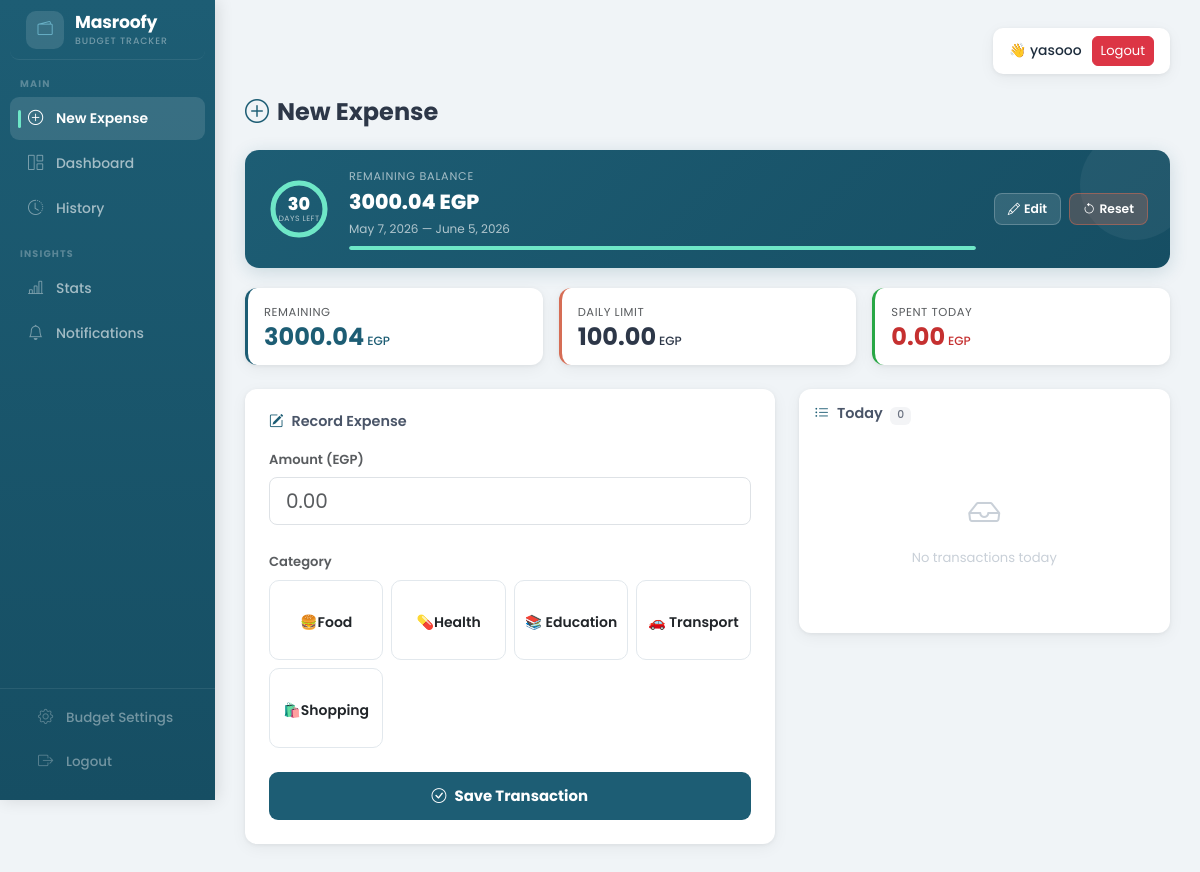
Page /record/ (signed in) on the committed database.
### budget/models.py (models this page shows, shortened)
class BudgetCycle(models.Model):
    user = models.ForeignKey(User, on_delete=models.CASCADE)
    objects = CycleManager()
    total_allowance   = models.FloatField()
    start_date        = models.DateField()
    end_date          = models.DateField()
    remaining_balance = models.FloatField()
    safe_daily_limit  = models.FloatField()
    is_active         = models.BooleanField(default=True)

class DailyRecord(models.Model):
    user = models.ForeignKey(User, on_delete=models.CASCADE)
    objects = DailyRecordManager()
    date            = models.DateField()
    allocated_limit = models.FloatField()
    total_spent     = models.FloatField(default=0)
    cycle           = models.ForeignKey(BudgetCycle, on_delete=models.CASCADE)

class Category(models.Model):
    name = models.CharField(max_length=100)
    icon_res_id = models.IntegerField(default=0)

### budget/views.py (the view, shortened to what this page needs)
# urls.py: path('record/', views.record_expense, name='record_expense'),
@csrf_exempt
def record_expense(request):
    cat_dao = CategoryDAO()
    tx_dao  = TransactionDAO()
    today   = timezone.now().date()
    cycle = BudgetCycle.objects.filter(is_active=True, user=request.user).first()
    if cycle:
        actual_spent = float(
            Transaction.objects.filter(cycle=cycle)
            .aggregate(total=Sum("amount"))["total"] or 0
        )
        cycle.remaining_balance = float(cycle.total_allowance) - actual_spent
        cycle.save(update_fields=["remaining_balance"])
    dynamic_daily_limit = 0
    spent_today         = 0.0
    daily_record        = None
    if cycle:
        days_left           = max((cycle.end_date - today).days + 1, 1)
        dynamic_daily_limit = round(cycle.remaining_balance / days_left, 2)
        if cycle.safe_daily_limit != dynamic_daily_limit:
            cycle.safe_daily_limit = dynamic_daily_limit
            cycle.save(update_fields=["safe_daily_limit"])
        spent_today = float(
            Transaction.objects.filter(cycle=cycle, timestamp__date=today)
            .aggregate(total=Sum("amount"))["total"] or 0
        )
        daily_record, _ = DailyRecord.objects.get_or_create(
            user=request.user, cycle=cycle, date=today,
            defaults={"allocated_limit": dynamic_daily_limit, "total_spent": spent_today},
        )
        daily_record.total_spent     = spent_today
        daily_record.allocated_limit = dynamic_daily_limit
        daily_record.save(update_fields=["total_spent", "allocated_limit"])
    days_left  = max((cycle.end_date - today).days + 1, 0) if cycle else 0
    total_days = (cycle.end_date - cycle.start_date).days + 1 if cycle else 1
    context = {
        "categories":           cat_dao.get_all(),
        "cycle":                cycle,
        "daily_record":         daily_record,
        "dynamic_daily_limit":  dynamic_daily_limit,
        "spent_today":          spent_today,
        "days_left":            days_left,
        "total_days":           total_days,
        "today_transactions":   tx_dao.get_by_date(today) if cycle else [],
        "result_message":       None,
        "result_status":        None,
        "daily_alert":          get_daily_alert(daily_record),
        "cycle_alert":          get_cycle_alert(cycle),
        "cycle_errors":         [],
        "cycle_form":           {},
        "form": {
            "amount":      {"value": "", "errors": []},
            "category_id": {"value": "", "errors": []},
        },
    }
    return render(request, "budget/expense_entry.html", context)

### templates/budget/expense_entry.html (shortened to what this page needs)
{% extends 'base.html' %}
{% block content %}
<h4 class="mb-4" style="color:#2d3748;font-weight:700;">
  <i class="bi bi-plus-circle me-2" style="color:#1D5D74;"></i>New Expense
</h4>
{% if not cycle %}
<div class="setup-card">
  <div class="sc-title"><i class="bi bi-wallet2 me-2"></i>Set Up Your Budget</div>
  {% if cycle_errors %}
  <div class="inline-alert danger mb-3">
    <span class="ia-icon">!</span>
    <div class="ia-body">
      {% for e in cycle_errors %}<div>{{ e }}</div>{% endfor %}
    </div>
  </div>
  {% endif %}
  <form method="POST" action="/record/">
    {% csrf_token %}
    <input type="hidden" name="action" value="create_cycle">
    <div class="row g-3 mb-2">
      <div class="col-md-6">
        <label class="form-label fw-semibold text-muted" style="font-size:.82rem;">Total Budget (EGP)</label>
        <input type="number" name="total_allowance" step="0.01" min="1"
               class="form-control" placeholder="e.g. 3000"
               value="{{ cycle_form.total_allowance|default:'' }}" id="setupBudget" required>
      </div>
      <div class="col-md-6">
        <label class="form-label fw-semibold text-muted" style="font-size:.82rem;">Duration</label>
        <div class="dur-toggle">
          <button type="button" id="btnDays" class="active" onclick="setMode('days')">No. of Days</button>
          <button type="button" id="btnDate" onclick="setMode('date')">End Date</button>
        </div>
        <div id="daysSection">
          <input type="number" name="duration_days" id="setupDays" min="1" max="365"
                 class="form-control" placeholder="e.g. 30"
                 value="{{ cycle_form.duration_days|default:'' }}">
        </div>
        <div id="dateSection" style="display:none;">
          <input type="date" name="end_date" id="setupEndDate" class="form-control"
                 value="{{ cycle_form.end_date|default:'' }}">
        </div>
      </div>
    </div>
    <div class="preview-pills" id="setupPreview">
      <div class="preview-pill"><div class="pp-label">Daily Limit</div><div class="pp-val" id="pvDaily">—</div></div>
      <div class="preview-pill"><div class="pp-label">Total Days</div><div class="pp-val" id="pvDays">—</div></div>
      <div class="preview-pill"><div class="pp-label">Ends On</div><div class="pp-val" id="pvEnd">—</div></div>
    </div>
    <button type="submit" class="btn-start">Start Budget</button>
  </form>
</div>
<!-- ════════════════════════════════
     ACTIVE CYCLE → Main view
════════════════════════════════ -->
{% else %}
<div class="cycle-banner" id="cycleBanner">
  <div class="cb-donut">
    <svg viewBox="0 0 64 64" width="64" height="64">
      <circle class="d-bg"  cx="32" cy="32" r="26"/>
      <circle class="d-val" cx="32" cy="32" r="26" id="donutArc"/>
    </svg>
    <div class="d-center">
      <div class="d-num">{{ days_left }}</div>
      <div class="d-lbl">days left</div>
    </div>
  </div>
  <div class="cb-info">
    <div class="cb-label">Remaining Balance</div>
    <div class="cb-balance">{{ cycle.remaining_balance|floatformat:2 }} EGP</div>
    <div class="cb-dates">{{ cycle.start_date }} — {{ cycle.end_date }}</div>
    <div class="cb-bar">
      <div class="cb-bar-fill" style="width:{% widthratio days_left total_days 100 %}%"></div>
    </div>
  </div>
  <div class="d-flex gap-2 flex-shrink-0">
    <button class="cb-edit" onclick="toggleEdit()" title="Edit budget — transactions stay">
      <i class="bi bi-pencil me-1"></i>Edit
    </button>
    <button class="cb-edit"
            style="background:rgba(214,109,85,0.25);border-color:rgba(214,109,85,0.5);"
            onclick="toggleReset()"
            title="Reset budget — deletes ALL transactions">
      <i class="bi bi-arrow-counterclockwise me-1"></i>Reset
    </button>
  </div>
</div>
<div class="row g-3 mb-4">
  <div class="col-md-4">
    <div class="card p-3" style="border-left:3px solid #1D5D74;">
      <div class="text-muted" style="font-size:.72rem;text-transform:uppercase;letter-spacing:.05em;margin-bottom:4px;">Remaining</div>
      <div class="fw-bold" style="font-size:1.5rem;color:#1D5D74;line-height:1;">
        {{ cycle.remaining_balance|floatformat:2 }}<span style="font-size:.75rem;font-weight:500;margin-left:3px;">EGP</span>
      </div>
    </div>
  </div>
  <div class="col-md-4">
    <div class="card p-3" style="border-left:3px solid #D66D55;">
      <div class="text-muted" style="font-size:.72rem;text-transform:uppercase;letter-spacing:.05em;margin-bottom:4px;">Daily Limit</div>
      <div class="fw-bold" style="font-size:1.5rem;color:#2d3748;line-height:1;">
        {{ dynamic_daily_limit|floatformat:2 }}<span style="font-size:.75rem;font-weight:500;margin-left:3px;">EGP</span>
      </div>
    </div>
  </div>
  <div class="col-md-4">
    <div class="card p-3" style="border-left:3px solid #28a745;">
      <div class="text-muted" style="font-size:.72rem;text-transform:uppercase;letter-spacing:.05em;margin-bottom:4px;">Spent Today</div>
      <div class="fw-bold" style="font-size:1.5rem;color:#c53030;line-height:1;">
        {{ spent_today|floatformat:2 }}<span style="font-size:.75rem;font-weight:500;margin-left:3px;">EGP</span>
      </div>
    </div>
  </div>
</div>
<div class="row">
  <div class="col-md-7">
    <div class="card p-4 mb-4">
      <h6 class="mb-3" style="color:#4a5568;font-weight:600;font-size:.9rem;">
        <i class="bi bi-pencil-square me-2" style="color:#1D5D74;"></i>Record Expense
      </h6>
      <form method="post" action="/record/" autocomplete="off">
        <div class="mb-4">
          <label class="form-label fw-semibold text-muted" style="font-size:.82rem;">Amount (EGP)</label>
          <input type="number" name="amount" step="0.01" min="0.01"
                 class="form-control form-control-lg" style="border-radius:8px;"
                 placeholder="0.00" value="{{ form.amount.value|default:'' }}"
                 required autofocus>
        </div>
        <div class="mb-4">
          <label class="form-label fw-semibold text-muted" style="font-size:.82rem;">Category</label>
          <div class="row g-2">
            {% for cat in categories %}
            <div class="col-4 col-sm-3">
              <label class="cat-chip w-100">
                <div class="chip-inner">
                  <span class="small fw-semibold">{{ cat.name }}</span>
                </div>
              </label>
            </div>
            {% empty %}
            <p class="text-muted small">No categories — add them from Admin.</p>
            {% endfor %}
          </div>
        </div>
        <button type="submit" class="btn-save">
          <i class="bi bi-check-circle me-2"></i>Save Transaction
        </button>
      </form>
    </div>
  </div>
  <div class="col-md-5">
    <div class="card p-3">
      <h6 class="mb-3" style="color:#4a5568;font-weight:600;font-size:.9rem;">
        <i class="bi bi-list-ul me-2" style="color:#1D5D74;"></i>Today
        <span class="badge ms-1" style="background:#f3f4f6;color:#6b7280;font-weight:500;">{{ today_transactions|length }}</span>
      </h6>
      {% if today_transactions %}
        {% for tx in today_transactions %}
        <div class="tx-row">
          <div class="d-flex align-items-center gap-2">
            <span style="font-size:1.15rem;">{{ tx.category.icon_emoji }}</span>
            <span class="small fw-semibold" style="color:#374151;">{{ tx.category.name }}</span>
          </div>
          <div class="d-flex align-items-center gap-2">
            <div class="text-end">
              <div style="font-weight:700;color:#c53030;font-size:.9rem;">{{ tx.amount|floatformat:2 }} EGP</div>
              <div style="font-size:.7rem;color:#9ca3af;">{{ tx.timestamp|time:"H:i" }}</div>
            </div>
            <form method="POST" action="{% url 'delete_transaction' tx.id %}"
                  onsubmit="return confirm('Remove this transaction?')">
              {% csrf_token %}
              <button type="submit" class="btn-del" title="Remove">
                <i class="bi bi-trash"></i>
              </button>
            </form>
          </div>
        </div>
        {% endfor %}
      {% else %}
        <div class="text-center py-5" style="color:#c9d0d8;">
          <i class="bi bi-inbox" style="font-size:2rem;display:block;margin-bottom:8px;"></i>
          <span style="font-size:.82rem;">No transactions today</span>
        </div>
      {% endif %}
    </div>
  </div>
</div>
{% endif %}
{% endblock %}

### templates/base.html (shortened to what this page needs)
<!DOCTYPE html>
<html lang="en">
<head>
    <link href="https://cdn.jsdelivr.net/npm/bootstrap@5.3.0/dist/css/bootstrap.min.css" rel="stylesheet">
    <link href="https://cdn.jsdelivr.net/npm/bootstrap-icons@1.10.5/font/bootstrap-icons.css" rel="stylesheet">
</head>
<body class="{% if not user.is_authenticated %}auth-page{% endif %}">
<div class="container-fluid p-0">
    <div class="row g-0">
        {% if user.is_authenticated %}
        <aside class="sidebar p-0" id="appSidebar">
            <a href="/record/" class="sb-brand">
                <div class="sb-brand-icon">
                    <i class="bi bi-wallet2" style="color:#7ecde4;"></i>
                </div>
                <div>
                    <div class="sb-brand-name">Masroofy</div>
                    <span class="sb-brand-sub">Budget Tracker</span>
                </div>
            </a>
            <div class="sb-section">Main</div>
            <a href="/record/"
               class="{% if request.path == '/record/' %}active-link{% endif %}">
                <i class="bi bi-plus-circle"></i>
                <span>New Expense</span>
            </a>
            <a href="/dashboard/"
               class="{% if request.path == '/dashboard/' %}active-link{% endif %}">
                <i class="bi bi-grid-1x2"></i>
                <span>Dashboard</span>
            </a>
            <a href="/history/"
               class="{% if request.path == '/history/' %}active-link{% endif %}">
                <i class="bi bi-clock-history"></i>
                <span>History</span>
            </a>
            <div class="sb-section">Insights</div>
            <a href="/stats/"
               class="{% if request.path == '/stats/' %}active-link{% endif %}">
                <i class="bi bi-bar-chart-line"></i>
                <span>Stats</span>
            </a>
            <a href="/notifications/check/"
               class="{% if request.path == '/notifications/check/' %}active-link{% endif %}">
                <i class="bi bi-bell"></i>
                <span>Notifications</span>
            </a>
            <div class="sb-bottom">
                <a href="/setup/"
                   class="{% if request.path == '/setup/' %}active-link{% endif %}">
                    <i class="bi bi-gear"></i>
                    <span>Budget Settings</span>
                </a>
                <a href="{% url 'logout' %}">
                    <i class="bi bi-box-arrow-right"></i>
                    <span>Logout</span>
                </a>
            </div>
        </aside>
        {% endif %}
<div class="{% if user.is_authenticated %}col main-content{% else %}col-12{% endif %}">
            {% if user.is_authenticated %}
            <div class="topbar d-none d-lg-flex">
                <div class="user-box">
                    <span>👋 {{ user.username }}</span>
                    <a href="{% url 'logout' %}" class="btn btn-danger btn-sm"
                       style="border-radius:6px; font-size:.82rem;">
                        Logout
                    </a>
                </div>
            </div>
            {% endif %}
            {% block content %}{% endblock %}
        </div>
    </div>
</div>
</body>
</html>

### rows in the picture
DailyRecord: allocated_limit "100.00", total_spent "0.00"
Category: name "🍔Food"
Category: name "💊Health"
Category: name "📚 Education"
Category: name "🚗 Transport"
Category: name "🛍️Shopping"

### other values in the picture
{{ user.username }} "yasooo"
{{ days_left }} "30"
{{ today_transactions|length }} "0"
